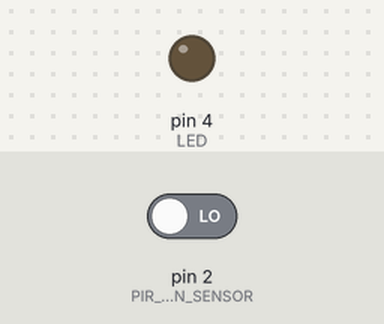
This sketch was run on a simulated Arduino Uno, built with avr-gcc and run on an emulated ATmega328P. On the bench: output pins drawn as LEDs (lit = HIGH). Inputs (shaded band) come from the test bench; at power-on: pin 2 (PIR_MOTION_SENSOR) LOW.

Above: at 1.2 s.
1.3 s: pin 2 (PIR_MOTION_SENSOR) driven HIGH
At 2.2 s:
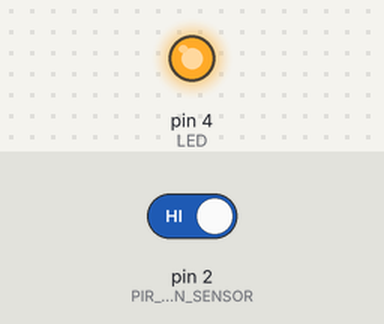
2.8 s: pin 2 (PIR_MOTION_SENSOR) driven LOW
At 3.4 s:
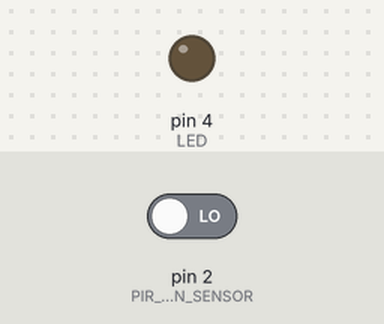
Timing chart, 0 to 5.8 s (numbered marks = the images above; inputs shaded):
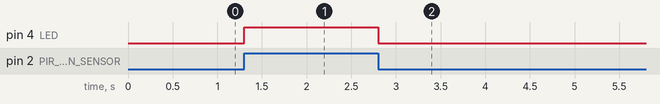

The sketch:

PIR_Motion_Test.ino
```cpp
const int PIR_MOTION_SENSOR = 2;
const int LED =  4;

void setup() {
  // put your setup code here, to run once:
  pinsInit();
}


void loop() {
  // put your main code here, to run repeatedly:
  if(motionDetected()== true)
  {
    digitalWrite(LED,HIGH);
    }
  else
  {
    digitalWrite(LED,LOW);
    }
}

void pinsInit()
{
  pinMode(PIR_MOTION_SENSOR, INPUT);
  pinMode(LED,OUTPUT);
}

boolean motionDetected()//Code adapted from GitHub repository for PIR_Motion sensor https://goo.gl/Roq8sE
{
  int sensorValue = digitalRead(PIR_MOTION_SENSOR);
  if(sensorValue == HIGH)
  {
    return true;
  }
  else
  {
    return false;
  }
}
```

Measured:
- after the input at 1.3 s, pin 4 (LED): LOW → HIGH at once
- after the input at 2.8 s, pin 4 (LED): HIGH → LOW at once
